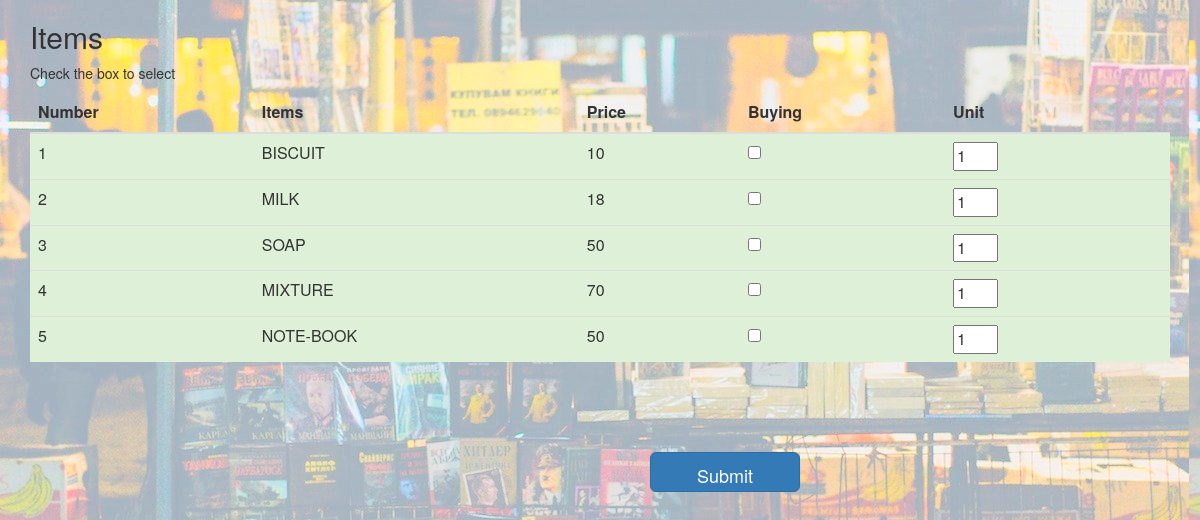
/PHP/commodity.php, run on the app's committed database.
### tables this page shows
CREATE TABLE `product_info` (
  `p_id` int(11) NOT NULL,
  `pname` varchar(100) NOT NULL,
  `p_category` varchar(200) NOT NULL,
  `p_supplier` varchar(200) NOT NULL,
  `p_price` int(11) NOT NULL,
  `p_qty` int(11) NOT NULL,
  `added_date` date NOT NULL
);

### PHP/commodity.php (the view, shortened to what this page needs)
</head>
<body>
<!DOCTYPE html>
<html lang="en">
<head>
  <link rel="stylesheet" href="https://maxcdn.bootstrapcdn.com/bootstrap/3.3.7/css/bootstrap.min.css">
    <link rel="stylesheet" type="text/css" href="../../Mini Project/Assets/CSS/commodity.css" />
</head>
<body>
  <form action="orderdone.php" method="post">
<div class="container">
  <h2>Items</h2>
  <p>Check the box to select</p>
  <table class="table">
    <thead>
      <tr>
         <th>Number</th>
        <th>Items</th>
        <th>Price</th>
        <th>Buying</th>
        <th>Unit</th>
      </tr>
    </thead>
    <tbody>
         <?php
         $hostName = "localhost";
         $userName = "root";
         $password = "";
         $dbName = "storedb";
         $conn = new mysqli($hostName,$userName,$password,$dbName);
             $sql = "SELECT * FROM product_info";
             $result = $conn->query($sql);
             $i=0;
             if ($result->num_rows > 0) {
                 while($row = $result->fetch_assoc()) {
                  $p_id =  $row["p_id"];
                  $productName =  $row["pname"];
                  $productPrice =  $row["p_price"];
                  $i=$i+1;
                  echo "
                  <tr class='success'>
                  <td>$i</td>
                  <td>$productName</td>
                  <td>$productPrice</td>
                  <td><input type='checkbox' value=\"$p_id\" name=\"Commodid$p_id\">
                  <input type='text' value=\"$p_id\" name=\"p_id\" style='display:none;'></td>
                  ";
                  echo "<td><input class=\"w3-input w3 animate-input\" value=\"1\" name=\"Commodname$p_id\" type=\"number\" style=\"width:45px\"><td>
                       </tr>";
                  }
             }
         ?>
    </tbody>
  </table>
</div>
<div id="submit">
<button class="btn btn-primary btn-lg" type="submit" style="height:40px;width:150px;">Submit</button>
</div>
</form>
</body>
</html>

### Assets/CSS/commodity.css (style rules this page uses)
#submit { margin-left: 650px; margin-top:70px; }
body { background-image: url("store.jpg"); overflow-y: scroll; padding-bottom: 25px; }

### data on the page
product_info: pname "BISCUIT", p_price "10"
product_info: pname "MILK", p_price "18"
product_info: pname "SOAP", p_price "50"
product_info: pname "MIXTURE", p_price "70"
product_info: pname "NOTE-BOOK", p_price "50"
